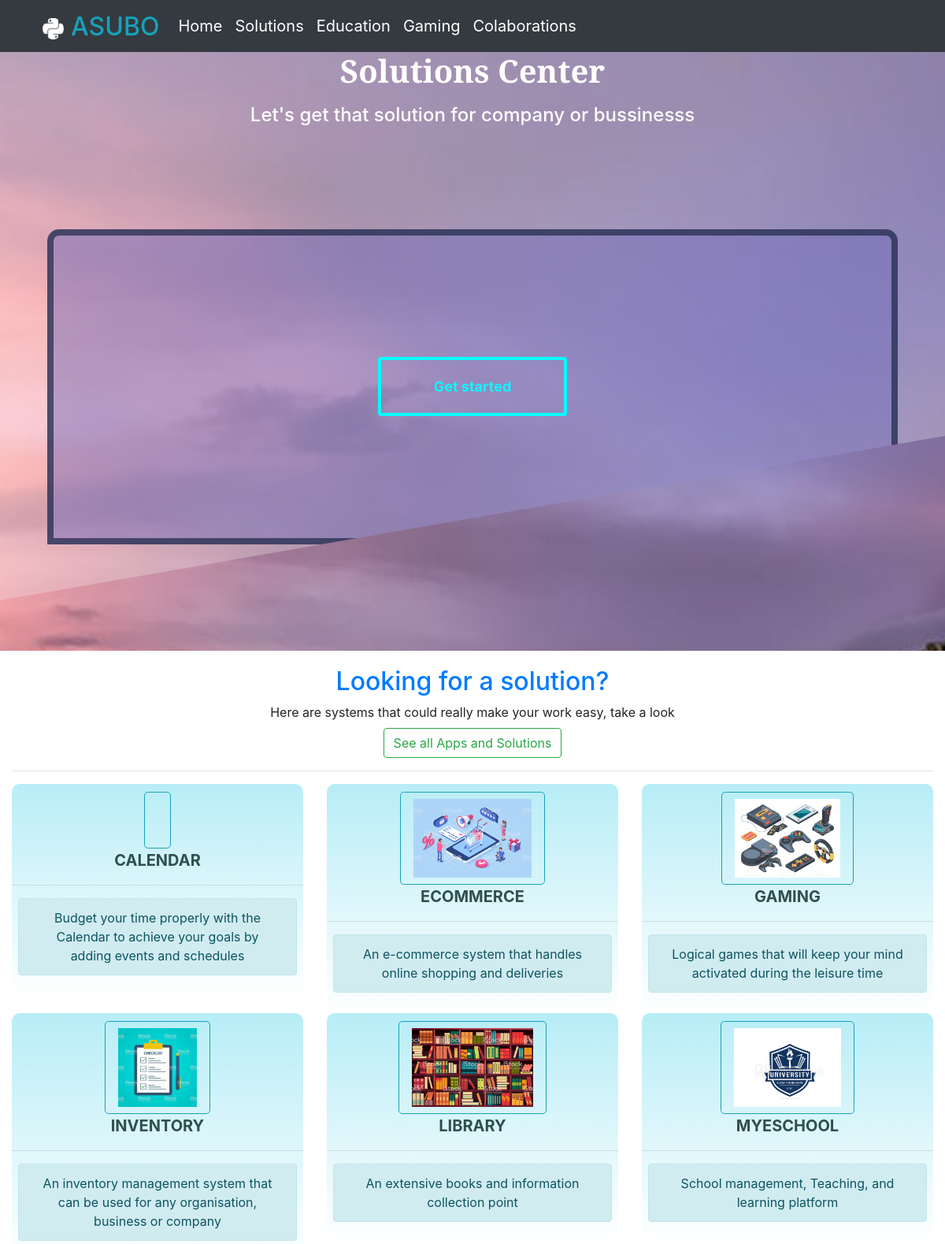
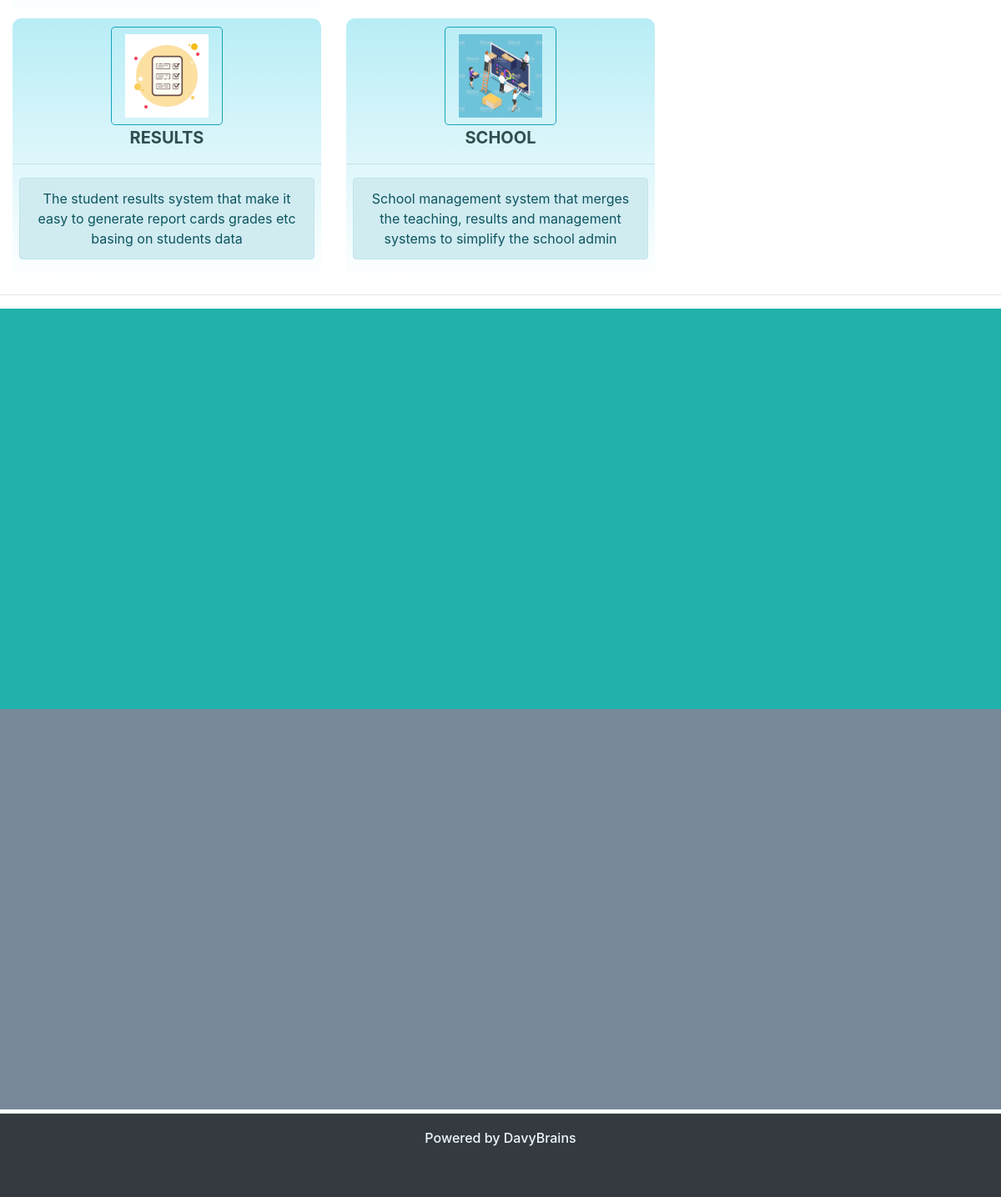
The page / on the database its author committed (2 pictures, top to bottom).
### mainapp/models.py (models this page shows, shortened)
class Solution(models.Model):
    name = models.CharField(max_length=20)
    description = models.TextField()
    done = models.BooleanField(default=False)

### mainapp/views.py (the view)
# urls.py: path('', views.index, name='index' ),
def index(request):
    solutions = Solution.objects.all().order_by('name')
    context = {
        'solutions': solutions,
    }
    return render(request, 'mainapp/index.html', context)

### mainapp/templates/mainapp/index.html (shortened to what this page needs)
{% extends 'mainapp/base.html' %}
{% load static %}
{% block content %}
  <section class="one">
    <div class="slanted">
      <div>
        <h1 class="text-center txt">Solutions Center</h1>
        <h4 class="txt2 text-center" style="padding: 10px;">Let's get that solution for company or bussinesss</h4>
        <div class="grid-center">
          <button class="btn-start">Get started</button>
        </div>
      </div>
    </div>
  </section>
  <section class="two">
    <div class="container-fluid">
      <h2 class="text-center text-primary">
        Looking for a solution?
      </h2>
      <p class="text-center">
        Here are systems that could really make your work easy, take a look <br>
        <a href="" class="btn btn-outline-success mt-2">See all Apps and Solutions</a>
      </p>
      <hr>
      <div class="row">
        {% for solution in solutions %}
          <div class="col-sm-3">
            <a href="{% if solution.done %} {% url solution.name %} {% endif %}">
              <div class="btn-icon">
                <button class="btn icon btn-outline-info btn-lg">
                  <i><img src="static/icons/{{ solution.name }}.png" alt=""></i>
                </button>
                <p class="text-center" style="text-transform: uppercase;">{{ solution.name }}</p><hr>
                <div class="alert alert-info text-center ml-2 mr-2" role="alert">
                  {{ solution.description }}<br>
                </div>
              </div>
            </a>
          </div>
        {% endfor %}
      </div>
    </div>
    <hr>
  </section>
  <section class="three">
  </section>
  <section class="four">
  </section>
{% endblock %}

### mainapp/templates/mainapp/base.html (style rules this page uses)
* { text-decoration: none; }
body { min-height: 100vh; }

### mainapp/templates/mainapp/index.html (style rules this page uses)
.one, .two, .three, .four { min-height: 60vh; position: relative; margin: 0; }
.one { min-height: 95vh; background-image: url('static/imgs/naturebac1.jpeg'); background-position: center; background-attachment: fixed; background-size: cover; background-repeat: no-repeat; padding: 0; }
.two { padding-top: 20px; background-color: #fff; }
.three { background-color: lightseagreen; }
.btn-icon { min-height: 200px; padding: 10px 0; border-radius: 10px 10px 0 0; background-image: linear-gradient(to bottom, rgb(19, 195, 226, .3) , transparent); }
.btn-icon p { font-size: 20px; color: darkslategray; font-weight: bolder; }
.icon { display: grid; place-items: center; font-size: 36px; margin: auto; }
.icon i>img { max-height: 100px; }
.four { background-color: lightslategrey; }
.slanted { display: grid; place-items: center; height: 87vh; background-color: rgb(241, 237, 237, .3); clip-path: polygon(0 0, 100% 0, 100% 70%, 0 100%); color: #ffffff; }
.grid-center { display: grid; place-items: center; border: rgb(28, 41, 70, .7) 8px solid; height: 50vh; width: 90vmin; margin: 10vmin auto; border-radius: 15px 15px 0 0; background-color: rgb(119, 109, 184, .5); }
.txt { font-family: 'Playfair Display', serif; font-weight: bolder; }
.btn-start { border: cyan 4px solid; color: cyan; font-size: large; font-weight: bolder; padding: 20px; border-radius: 4px; background-color: transparent; text-align: center; min-width: 20vw; }

### rows shown on the page
Solution: name "CALENDAR", description "Budget your time properly with the Calendar to achieve your goals by adding events and schedules"
Solution: name (picture), name "ECOMMERCE", description "An e-commerce system that handles online shopping and deliveries"
Solution: name (picture), name "GAMING", description "Logical games that will keep your mind activated during the leisure time"
Solution: name (picture), name "INVENTORY", description "An inventory management system that can be used for any organisation, business or company"
Solution: name (picture), name "LIBRARY", description "An extensive books and information collection point"
Solution: name (picture), name "MYESCHOOL", description "School management, Teaching, and learning platform"
Solution: name (picture), name "RESULTS", description "The student results system that make it easy to generate report cards grades etc basing on students data"
Solution: name (picture), name "SCHOOL", description "School management system that merges the teaching, results and management systems to simplify the school admin"
